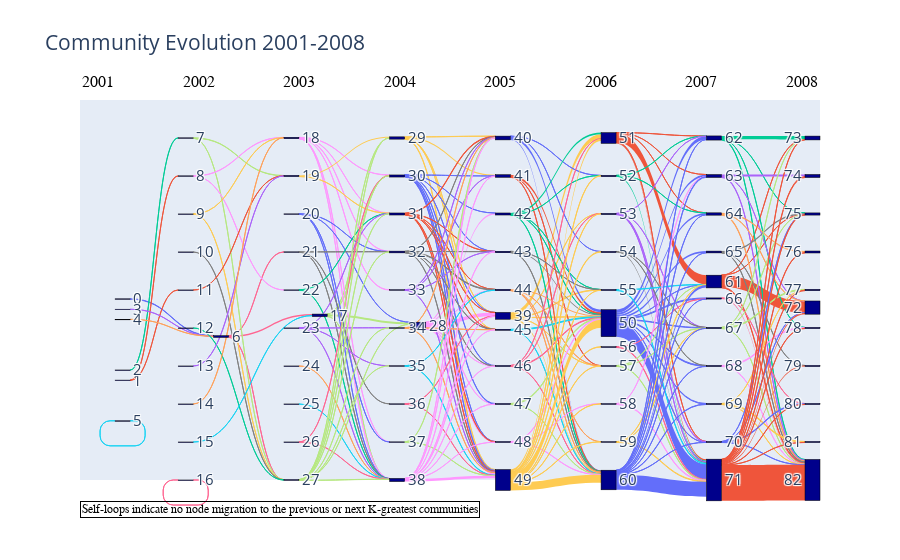

Source (notebook cell):
### Code cell
fig.show()

### Figure 1 — Plotly figure (JSON) as saved in the notebook; plotly's stock layout.template omitted (floating-point values rounded to 4 significant figures; data arrays with more than 128 entries replaced by an {"elided": "..."} marker saying what was removed)
{"data": [{"arrangement": "snap", "link": {"color": {"elided": "256 str values"}, "source": {"elided": "256 int values"}, "target": {"elided": "256 int values"}, "value": {"elided": "256 int values"}}, "node": {"color": "darkblue", "label": [0, 1, 2, 3, 4, 5, 6, 7, 8, 9, 10, 11, 12, 13, 14, 15, 16, 17, 18, 19, 20, 21, 22, 23, 24, 25, 26, 27, 28, 29, 30, 31, 32, 33, 34, 35, 36, 37, 38, 39, 40, 41, 42, 43, 44, 45, 46, 47, 48, 49, 50, 51, 52, 53, 54, 55, 56, 57, 58, 59, 60, 61, 62, 63, 64, 65, 66, 67, 68, 69, 70, 71, 72, 73, 74, 75, 76, 77, 78, 79, 80, 81, 82], "line": {"color": "black", "width": 0.5}, "pad": 10, "thickness": 15, "x": [0, 0, 0, 0, 0, 0, 0.1429, 0.1429, 0.1429, 0.1429, 0.1429, 0.1429, 0.1429, 0.1429, 0.1429, 0.1429, 0.1429, 0.2857, 0.2857, 0.2857, 0.2857, 0.2857, 0.2857, 0.2857, 0.2857, 0.2857, 0.2857, 0.2857, 0.4286, 0.4286, 0.4286, 0.4286, 0.4286, 0.4286, 0.4286, 0.4286, 0.4286, 0.4286, 0.4286, 0.5714, 0.5714, 0.5714, 0.5714, 0.5714, 0.5714, 0.5714, 0.5714, 0.5714, 0.5714, 0.5714, 0.7143, 0.7143, 0.7143, 0.7143, 0.7143, 0.7143, 0.7143, 0.7143, 0.7143, 0.7143, 0.7143, 0.8571, 0.8571, 0.8571, 0.8571, 0.8571, 0.8571, 0.8571, 0.8571, 0.8571, 0.8571, 0.8571, 1, 1, 1, 1, 1, 1, 1, 1, 1, 1, 1], "y": [0, 0.2, 0.4, 0.6, 0.8, 1, 0, 0.1, 0.2, 0.3, 0.4, 0.5, 0.6, 0.7, 0.8, 0.9, 1, 0, 0.1, 0.2, 0.3, 0.4, 0.5, 0.6, 0.7, 0.8, 0.9, 1, 0, 0.1, 0.2, 0.3, 0.4, 0.5, 0.6, 0.7, 0.8, 0.9, 1, 0, 0.1, 0.2, 0.3, 0.4, 0.5, 0.6, 0.7, 0.8, 0.9, 1, 0, 0.1, 0.2, 0.3, 0.4, 0.5, 0.6, 0.7, 0.8, 0.9, 1, 0, 0.1, 0.2, 0.3, 0.4, 0.5, 0.6, 0.7, 0.8, 0.9, 1, 0, 0.1, 0.2, 0.3, 0.4, 0.5, 0.6, 0.7, 0.8, 0.9, 1]}, "type": "sankey"}], "layout": {"annotations": [{"align": "left", "font": {"color": "black", "family": "Times New Roman", "size": 16}, "showarrow": false, "text": "2001", "x": 0, "xref": "x", "y": 1.075, "yref": "paper"}, {"align": "left", "font": {"color": "black", "family": "Times New Roman", "size": 16}, "showarrow": false, "text": "2002", "x": 1, "xref": "x", "y": 1.075, "yref": "paper"}, {"align": "left", "font": {"color": "black", "family": "Times New Roman", "size": 16}, "showarrow": false, "text": "2003", "x": 2, "xref": "x", "y": 1.075, "yref": "paper"}, {"align": "left", "font": {"color": "black", "family": "Times New Roman", "size": 16}, "showarrow": false, "text": "2004", "x": 3, "xref": "x", "y": 1.075, "yref": "paper"}, {"align": "left", "font": {"color": "black", "family": "Times New Roman", "size": 16}, "showarrow": false, "text": "2005", "x": 4, "xref": "x", "y": 1.075, "yref": "paper"}, {"align": "left", "font": {"color": "black", "family": "Times New Roman", "size": 16}, "showarrow": false, "text": "2006", "x": 5, "xref": "x", "y": 1.075, "yref": "paper"}, {"align": "left", "font": {"color": "black", "family": "Times New Roman", "size": 16}, "showarrow": false, "text": "2007", "x": 6, "xref": "x", "y": 1.075, "yref": "paper"}, {"align": "left", "font": {"color": "black", "family": "Times New Roman", "size": 16}, "showarrow": false, "text": "2008", "x": 7, "xref": "x", "y": 1.075, "yref": "paper"}, {"align": "left", "bordercolor": "black", "borderwidth": 1, "font": {"color": "black", "family": "Times New Roman", "size": 12}, "showarrow": false, "text": "Self-loops indicate no node migration to the previous or next K-greatest communities", "x": 0, "xref": "paper", "y": -0.1, "yref": "paper"}], "font": {"size": 15}, "title": {"text": "Community Evolution 2001-2008"}, "xaxis": {"showticklabels": false, "visible": false}, "yaxis": {"showticklabels": false, "visible": false}}}
